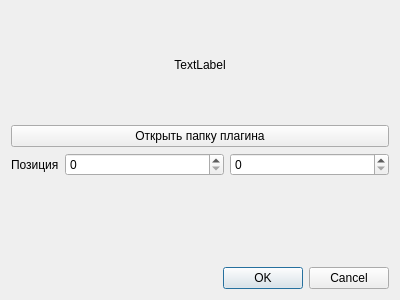
<?xml version="1.0" encoding="UTF-8"?>
<ui version="4.0">
 <class>Form</class>
 <widget class="QWidget" name="Form">
  <property name="geometry">
   <rect>
    <x>0</x>
    <y>0</y>
    <width>400</width>
    <height>300</height>
   </rect>
  </property>
  <property name="windowTitle">
   <string>Form</string>
  </property>
  <layout class="QVBoxLayout" name="verticalLayout_2">
   <item>
    <layout class="QVBoxLayout" name="verticalLayout">
     <item>
      <layout class="QVBoxLayout" name="verticalLayout_3">
       <property name="sizeConstraint">
        <enum>QLayout::SetMinimumSize</enum>
       </property>
       <item>
        <widget class="QLabel" name="labelNamePlugin">
         <property name="sizePolicy">
          <sizepolicy hsizetype="Preferred" vsizetype="Minimum">
           <horstretch>0</horstretch>
           <verstretch>0</verstretch>
          </sizepolicy>
         </property>
         <property name="minimumSize">
          <size>
           <width>0</width>
           <height>40</height>
          </size>
         </property>
         <property name="text">
          <string>TextLabel</string>
         </property>
         <property name="alignment">
          <set>Qt::AlignCenter</set>
         </property>
        </widget>
       </item>
       <item>
        <widget class="QPushButton" name="btnOpenFolderPlugin">
         <property name="text">
          <string>Открыть папку плагина</string>
         </property>
        </widget>
       </item>
       <item>
        <layout class="QFormLayout" name="formLayout">
         <item row="0" column="0">
          <widget class="QLabel" name="label_2">
           <property name="text">
            <string>Позиция</string>
           </property>
          </widget>
         </item>
         <item row="0" column="1">
          <layout class="QHBoxLayout" name="horizontalLayout">
           <item>
            <widget class="QSpinBox" name="spinBox"/>
           </item>
           <item>
            <widget class="QSpinBox" name="spinBox_2"/>
           </item>
          </layout>
         </item>
        </layout>
       </item>
      </layout>
     </item>
    </layout>
   </item>
   <item>
    <widget class="QDialogButtonBox" name="buttonBox">
     <property name="standardButtons">
      <set>QDialogButtonBox::Cancel|QDialogButtonBox::Ok</set>
     </property>
    </widget>
   </item>
  </layout>
 </widget>
 <resources/>
 <connections/>
</ui>
